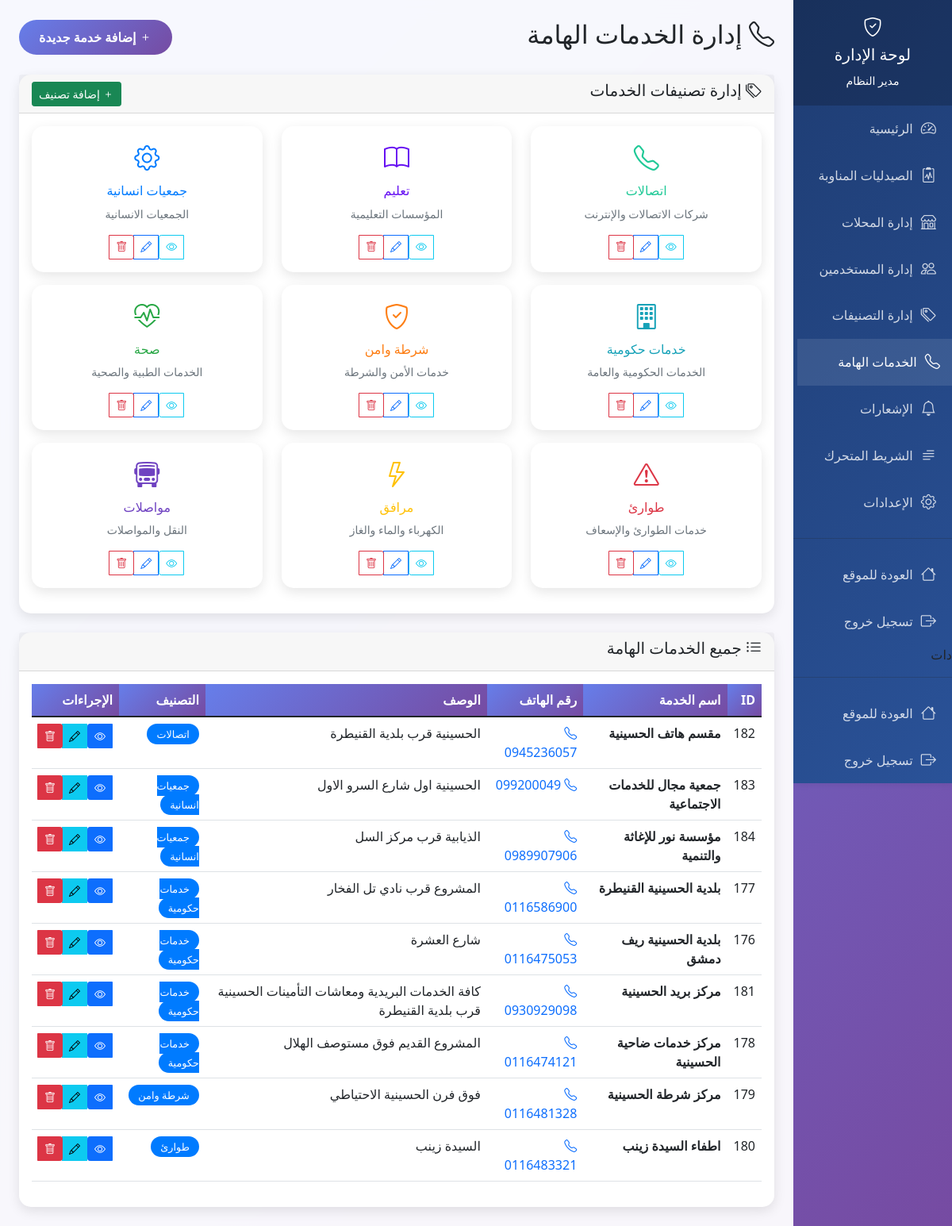
The app's page /admin/services (signed in), older data.
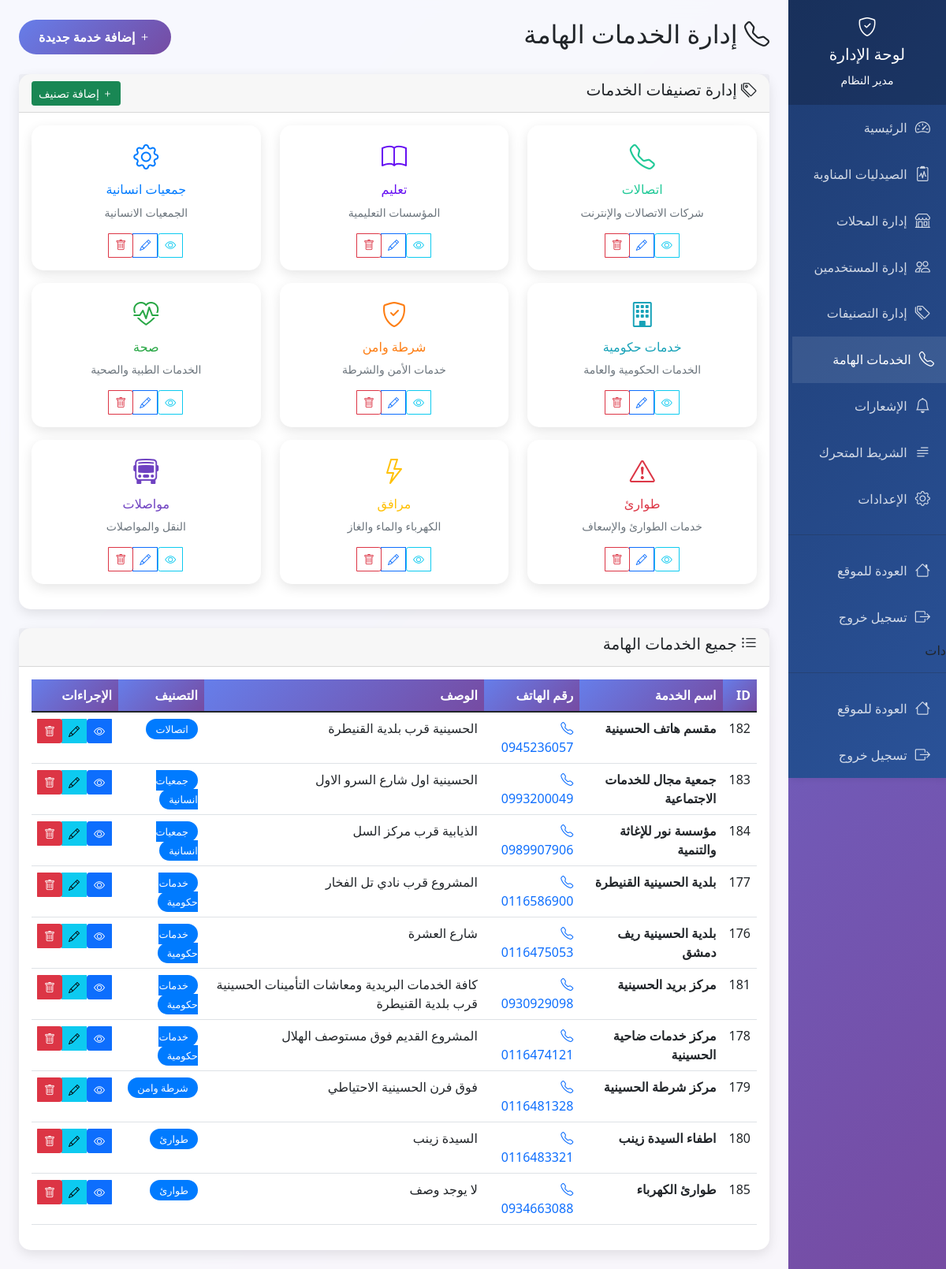
The same page, newer data.
### tables this page shows
CREATE TABLE service_categories (
            id INTEGER PRIMARY KEY AUTOINCREMENT,
            name TEXT NOT NULL UNIQUE,
            description TEXT,
            icon TEXT,
            color TEXT DEFAULT '#007bff'
        );

CREATE TABLE important_services (
            id INTEGER PRIMARY KEY AUTOINCREMENT,
            name TEXT NOT NULL,
            phone TEXT NOT NULL,
            description TEXT,
            category TEXT
        );

### app.py (the view)
@app.route('/admin/services')
def admin_services():
    if 'user_id' not in session or not session.get('is_admin'):
        flash('ليس لديك صلاحية للوصول لهذه الصفحة', 'error')
        return redirect(url_for('index'))
    conn = sqlite3.connect('hussainiya_stores.db')
    cursor = conn.cursor()
    cursor.execute('''
        SELECT s.*, sc.name as category_name, sc.color, sc.icon
        FROM important_services s
        LEFT JOIN service_categories sc ON s.category = sc.name
        ORDER BY s.category, s.name
    ''')
    services = cursor.fetchall()
    cursor.execute('SELECT * FROM service_categories ORDER BY name')
    service_categories = cursor.fetchall()
    conn.close()
    return render_template('admin_services.html', services=services, service_categories=service_categories)

### app.py (called while the page is built, shortened)
@app.before_request
def check_maintenance_mode():
    if request.endpoint and (request.endpoint.startswith('admin_') or
                           request.endpoint == 'login' or
                           request.endpoint == 'logout' or
                           request.endpoint == 'register' or
                           request.endpoint == 'welcome' or
                           request.endpoint == 'save_settings'):
        return

### templates/admin_services.html (shortened to what the changed rows need)
<!DOCTYPE html>
<html lang="ar" dir="rtl">
<head>
    <link href="https://cdn.jsdelivr.net/npm/bootstrap@5.1.3/dist/css/bootstrap.min.css" rel="stylesheet">
    <link href="https://cdn.jsdelivr.net/npm/bootstrap-icons@1.7.2/font/bootstrap-icons.css" rel="stylesheet">
</head>
<body>
    <div class="row g-0">
        <div class="col-md-10">
            <div class="admin-content p-4">
                <div class="d-flex justify-content-between align-items-center mb-4">
                    <h2><i class="bi bi-telephone"></i> إدارة الخدمات الهامة</h2>
                </div>
                <div class="card mb-4">
                    <div class="card-body">
                        {% if service_categories %}
                        <div class="row">
                            {% for category in service_categories %}
                            <div class="col-md-4 mb-3">
                                <div class="card h-100">
                                    <div class="card-body text-center">
                                        <div class="mb-2">
                                            <i class="{{ category[3] }}" style="font-size: 2rem; color: {{ category[4] }};"></i>
                                        </div>
                                        <h6 class="card-title">
                                            <a href="{{ url_for('admin_service_category_details', category_id=category[0]) }}"
                                               class="text-decoration-none" style="color: {{ category[4] }};">
                                                {{ category[1] }}
                                            </a>
                                        </h6>
                                        <p class="card-text small text-muted">{{ category[2] or 'لا يوجد وصف' }}</p>
                                        <div class="btn-group btn-group-sm" role="group">
                                            <a href="{{ url_for('admin_service_category_details', category_id=category[0]) }}"
                                               class="btn btn-outline-info">
                                                <i class="bi bi-eye"></i>
                                            </a>
                                            <button class="btn btn-outline-primary" data-bs-toggle="modal"
                                                    data-bs-target="#editCategoryModal{{ category[0] }}">
                                                <i class="bi bi-pencil"></i>
                                            </button>
                                            <a href="{{ url_for('delete_service_category', category_id=category[0]) }}"
                                               class="btn btn-outline-danger"
                                               onclick="return confirm('هل تريد حذف هذا التصنيف؟')">
                                                <i class="bi bi-trash"></i>
                                            </a>
                                        </div>
                                    </div>
                                </div>
                            </div>
                            {% endfor %}
                        </div>
                        {% else %}
                        <div class="text-center py-3">
                            <p class="text-muted">لا توجد تصنيفات</p>
                        </div>
                        {% endif %}
                    </div>
                </div>
                <div class="card">
                    <div class="card-body">
                        {% if services %}
                        <div class="table-responsive">
                            <table class="table table-hover">
                                <thead>
                                    <tr>
                                        <th>ID</th>
                                        <th>اسم الخدمة</th>
                                        <th>رقم الهاتف</th>
                                        <th>الوصف</th>
                                        <th>التصنيف</th>
                                        <th>الإجراءات</th>
                                    </tr>
                                </thead>
                                <tbody>
                                    {% for service in services %}
                                    <tr>
                                        <td>{{ service[0] }}</td>
                                        <td><strong>{{ service[1] }}</strong></td>
                                        <td>
                                            <a href="tel:{{ service[2] }}" class="text-decoration-none">
                                                <i class="bi bi-telephone"></i> {{ service[2] }}
                                            </a>
                                        </td>
                                        <td>{{ service[3] or 'لا يوجد وصف' }}</td>
                                        <td>
                                            {% set service_color = '#007bff' %}
                                            {% for cat in service_categories %}
                                                {% if cat[1] == service[4] %}
                                                    {% set service_color = cat[4] %}
                                                {% endif %}
                                            {% endfor %}
                                            <span class="category-badge" style="background-color: {{ service_color }}; color: white;">
                                                {{ service[4] }}
                                            </span>
                                        </td>
                                        <td>
                                            <div class="btn-group" role="group">
                                                <a href="{{ url_for('admin_service_details', service_id=service[0]) }}"
                                                   class="btn btn-primary btn-sm">
                                                    <i class="bi bi-eye"></i>
                                                </a>
                                                <button class="btn btn-info btn-sm" data-bs-toggle="modal"
                                                        data-bs-target="#editServiceModal{{ service[0] }}">
                                                    <i class="bi bi-pencil"></i>
                                                </button>
                                                <a href="{{ url_for('delete_service', service_id=service[0]) }}"
                                                   class="btn btn-danger btn-sm"
                                                   onclick="return confirm('هل تريد حذف هذه الخدمة؟')">
                                                    <i class="bi bi-trash"></i>
                                                </a>
                                            </div>
                                        </td>
                                    </tr>
                                    {% endfor %}
                                </tbody>
                            </table>
                        </div>
                        {% else %}
                        <div class="text-center py-5">
                            <i class="bi bi-telephone" style="font-size: 3rem; color: #ccc;"></i>
                            <h5 class="mt-3 text-muted">لا توجد خدمات مسجلة</h5>
                        </div>
                        {% endif %}
                    </div>
                </div>
            </div>
        </div>
    </div>
</body>
</html>

Row changes from the older to the newer data that the page shows:
changed important_services "جمعية مجال للخدمات الاجتماعية": phone "099200049" → "0993200049"
added important_services: id "185", name "طوارئ الكهرباء", phone "0934663088", description "لا يوجد وصف", category "طوارئ"
